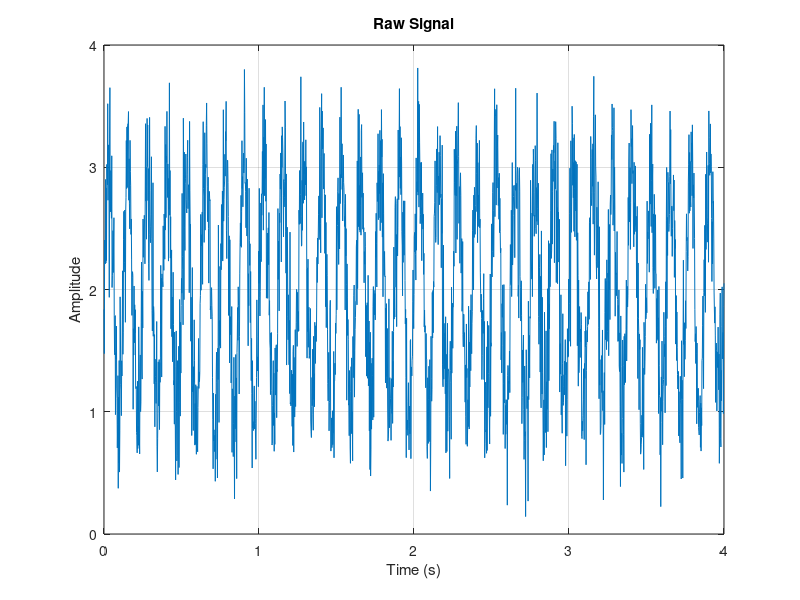
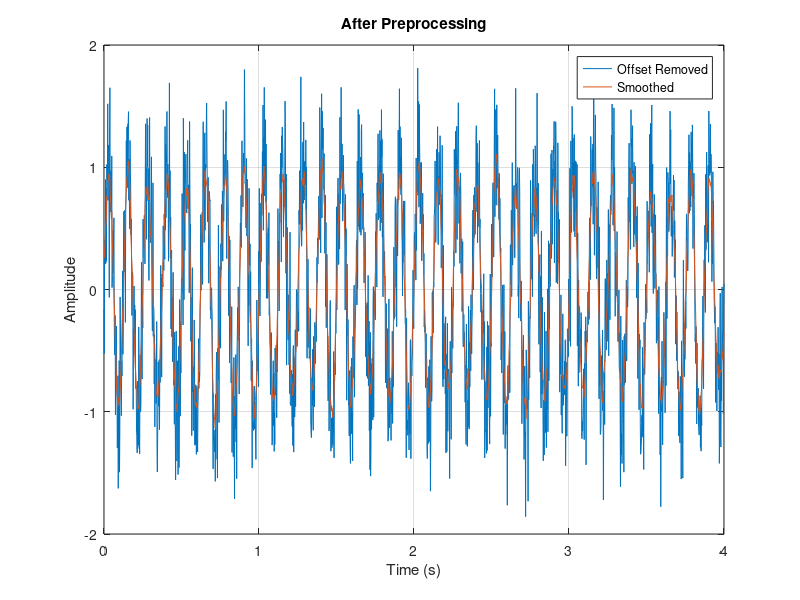

These charts were generated, in order, by the following MATLAB code:
clear; clc; close all;

fs = 500;
t = 0:1/fs:4;

raw = 2 + sin(2*pi*8*t) + 0.35*randn(size(t));
cleaned = raw - mean(raw);
smoothed = movmean(cleaned, 15);

figure;
plot(t, raw);
xlabel('Time (s)');
ylabel('Amplitude');
title('Raw Signal');
grid on;

figure;
plot(t, cleaned, t, smoothed);
xlabel('Time (s)');
ylabel('Amplitude');
legend('Offset Removed','Smoothed');
title('After Preprocessing');
grid on;
